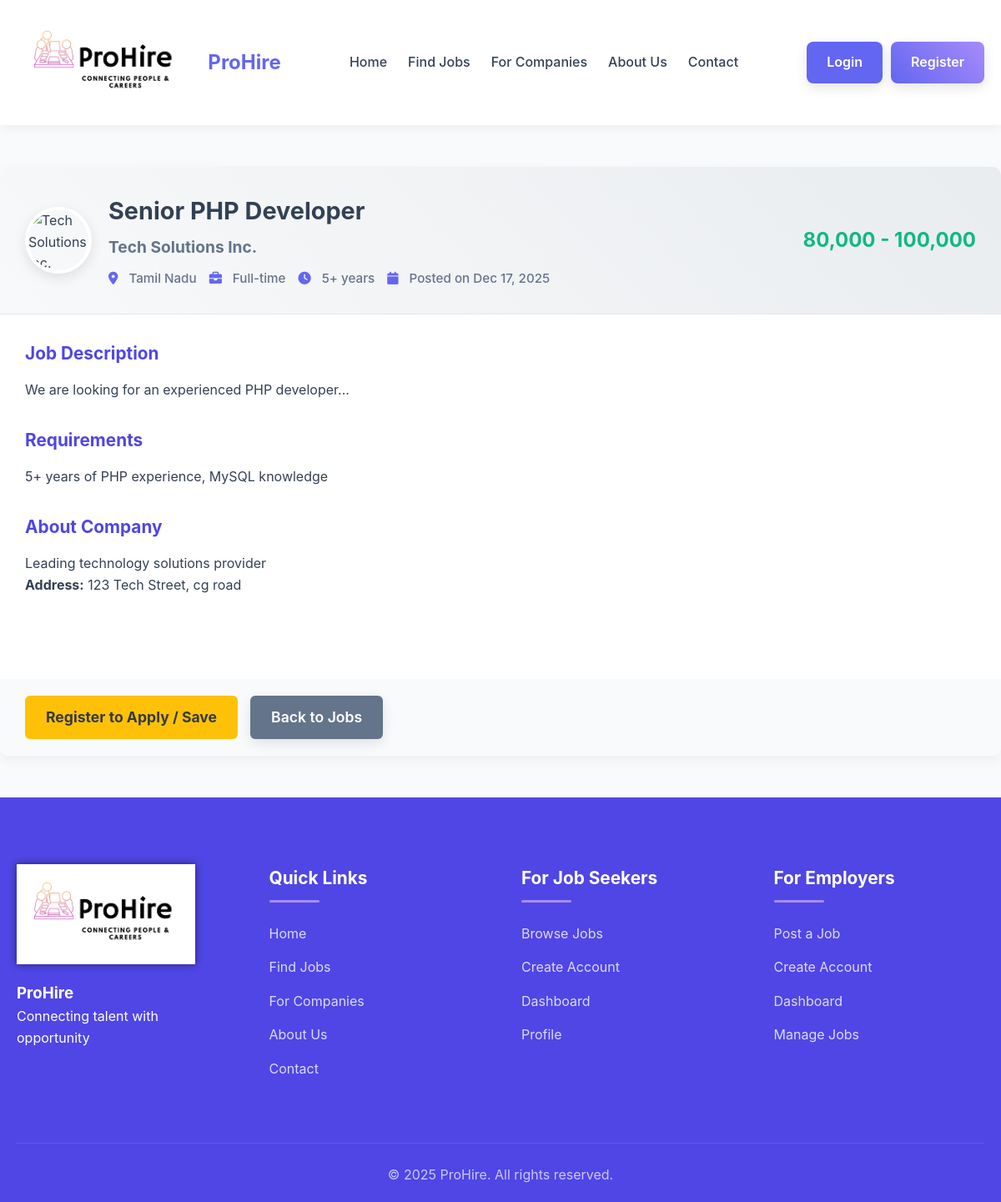
/user/job_details.php?id=1, run on the app's committed database.
### tables this page shows
CREATE TABLE jobs (
    id INT(11) AUTO_INCREMENT PRIMARY KEY,
    company_id INT(11) NOT NULL,
    job_title VARCHAR(100) NOT NULL,
    description TEXT NOT NULL,
    requirements TEXT,
    salary VARCHAR(100),
    location VARCHAR(100),
    job_type VARCHAR(50),
    experience_required VARCHAR(50),
    posted_on TIMESTAMP DEFAULT CURRENT_TIMESTAMP,
    deadline DATE,
    FOREIGN KEY (company_id) REFERENCES companies(id)
);

CREATE TABLE companies (
    id INT(11) AUTO_INCREMENT PRIMARY KEY,
    company_name VARCHAR(100) NOT NULL,
    email VARCHAR(100) NOT NULL UNIQUE,
    password VARCHAR(255) NOT NULL,
    phone VARCHAR(20),
    address TEXT,
    industry VARCHAR(100),
    description TEXT,
    logo_path VARCHAR(255),
    created_at TIMESTAMP DEFAULT CURRENT_TIMESTAMP
);

### user/job_details.php (the view, shortened to what this page needs)
<?php
require_once '../includes/config.php';
$is_registered_user = isset($_SESSION['user_id']);
$job_id = isset($_GET['id']) ? (int)$_GET['id'] : 0;
$query = "SELECT j.*, c.company_name, c.description as company_description, c.logo_path, c.address
          FROM jobs j
          JOIN companies c ON j.company_id = c.id
          WHERE j.id = $job_id";
$result = mysqli_query($conn, $query);
$job = mysqli_fetch_assoc($result);
$already_applied = false;
$application_status = null;
$is_saved = false;
include_once '../includes/header.php';
?>
<div class="container" style="padding: 50px 0;">
    <div class="job-details">
        <div class="job-header">
            <img src="<?php echo !empty($job['logo_path']) ? BASE_URL . $job['logo_path'] : BASE_URL . 'assets/images/company-placeholder.png'; ?>" alt="<?php echo $job['company_name']; ?>" class="company-logo">
            <div class="job-info">
                <h1><?php echo $job['job_title']; ?></h1>
                <h2><?php echo $job['company_name']; ?></h2>
                <div class="job-meta">
                    <span><i class="fas fa-map-marker-alt"></i> <?php echo $job['location']; ?></span>
                    <span><i class="fas fa-briefcase"></i> <?php echo $job['job_type']; ?></span>
                    <span><i class="fas fa-clock"></i> <?php echo $job['experience_required']; ?></span>
                    <span><i class="fas fa-calendar"></i> Posted on <?php echo date('M d, Y', strtotime($job['posted_on'])); ?></span>
                </div>
            </div>
            <?php if ($already_applied && $application_status): ?>
            <div class="job-salary" style="display: flex; flex-direction: column; align-items: flex-end; justify-content: center; gap: 5px;">
                <h4 style="font-size: 0.9rem; color: #64748b; margin-bottom: 5px;">Application Status:</h4>
                <span style="font-size: 1.2rem; padding: 8px 15px; border-radius: 5px; font-weight: bold; border: 1px solid; <?php echo get_status_styles($application_status); ?>">
                    <?php echo htmlspecialchars($application_status); ?>
                </span>
            </div>
            <?php else: ?>
            <div class="job-salary">
                <h3><?php echo $job['salary']; ?></h3>
            </div>
            <?php endif; ?>
            </div>
        <div class="job-content">
            <div class="job-description">
                <h3>Job Description</h3>
                <p><?php echo nl2br($job['description']); ?></p>
            </div>
            <div class="job-requirements">
                <h3>Requirements</h3>
                <p><?php echo nl2br($job['requirements']); ?></p>
            </div>
            <div class="company-info">
                <h3>About Company</h3>
                <p><?php echo nl2br($job['company_description']); ?></p>
                <p><strong>Address:</strong> <?php echo $job['address']; ?></p>
            </div>
        </div>
        <div class="job-actions" style="padding: 20px 30px; background: #f8fafc; display: flex; gap: 15px; align-items: center;">
            <?php if ($is_registered_user): ?>
                <?php if ($already_applied): ?>
                    <span style="background-color: #6c757d; color: white; padding: 12px 25px; border-radius: 6px; font-size: 1.1em; font-weight: bold; display: inline-block;">
                        Applied <i class="fas fa-check"></i>
                    </span>
                <?php else: ?>
                    <a href="apply_job.php?id=<?php echo $job_id; ?>"
                        style="background-color: #28a745; color: white; padding: 12px 25px; border-radius: 6px; text-decoration: none; font-size: 1.1em; font-weight: bold; transition: background-color 0.3s;">
                        Apply Now
                    </a>
                <?php endif; ?>
                <?php if ($is_saved): ?>
                    <span style="background-color: #ffc107; color: #343a40; padding: 12px 25px; border-radius: 6px; font-size: 1.1em; font-weight: bold; display: inline-block;">
                        <i class="fas fa-bookmark"></i> Saved
                    </span>
                    <a href="unsave_job.php?id=<?php echo $job_id; ?>"
                        style="background-color: #dc3545; color: white; padding: 12px 25px; border-radius: 6px; text-decoration: none; font-size: 1.1em; transition: background-color 0.3s;">
                        Remove
                    </a>
                <?php else: ?>
                    <a href="save_job.php?id=<?php echo $job_id; ?>"
                        style="background-color: #007bff; color: white; padding: 12px 25px; border-radius: 6px; text-decoration: none; font-size: 1.1em; font-weight: bold; transition: background-color 0.3s;">
                        <i class="fas fa-bookmark"></i> Save Job
                    </a>
                <?php endif; ?>
            <?php else: ?>
                <a href="../register.php"
                    style="background-color: #ffc107; color: #343a40; padding: 12px 25px; border-radius: 6px; text-decoration: none; font-size: 1.1em; font-weight: bold; transition: background-color 0.3s;">
                    Register to Apply / Save
                </a>
            <?php endif; ?>
            <a href="search_jobs.php" class="btn" style="padding: 12px 25px; border-radius: 6px; text-decoration: none; font-size: 1.1em; background-color: #64748b; color: white;">Back to Jobs</a>
        </div>
    </div>
</div>
<?php include_once '../includes/footer.php'; ?>

### assets/css/style.css (style rules this page uses)
:root { --primary-color: #6366f1; --primary-light: #818cf8; --primary-dark: #4f46e5; --secondary-color: #a78bfa; --text-color: #334155; --light-bg: #f8fafc; --white: #ffffff; --gray: #e2e8f0; --dark-gray: #64748b; --success: #10b981; --warning: #f59e0b; --danger: #ef4444; --shadow-light: 0 4px 12px rgba(0, 0, 0, 0.05); --shadow-medium: 0 10px 30px rgba(0, 0, 0, 0.1); --shadow-deep: 0 15px 40px rgba(0, 0, 0, 0.15); }
* { margin: 0; padding: 0; box-sizing: border-box; }
body { font-family: 'Inter', 'Segoe UI', Tahoma, Geneva, Verdana, sans-serif; line-height: 1.6; color: var(--text-color); background-color: var(--light-bg); min-height: 100vh; }
.container { width: 100%; max-width: 1200px; margin: 0 auto; padding: 0 20px; }
a, .btn, .stat-card, .job-card, .feature-card, .form-control { transition: all 0.3s cubic-bezier(0.25, 0.8, 0.25, 1); }
a { text-decoration: none; color: var(--primary-color); position: relative; }
a::after { content: ''; position: absolute; bottom: 0; left: 0; width: 0; height: 2px; background: var(--primary-color); }
.btn { display: inline-block; padding: 12px 24px; background: var(--primary-color); color: var(--white); border: none; border-radius: 8px; cursor: pointer; font-size: 16px; font-weight: 600; text-align: center; position: relative; overflow: hidden; box-shadow: 0 5px 15px rgba(0, 0, 0, 0.1); z-index: 1; }
.btn:before { content: ''; position: absolute; top: 0; left: -100%; width: 100%; height: 100%; background: rgba(255, 255, 255, 0.2); z-index: -1; }
.company-logo { width: 80px; height: 80px; border-radius: 50%; object-fit: cover; float: left; margin-right: 20px; border: 4px solid var(--white); box-shadow: 0 5px 15px rgba(0, 0, 0, 0.1); }
.job-meta { display: flex; flex-wrap: wrap; gap: 15px; color: var(--dark-gray); font-size: 0.95rem; }
.job-meta span { display: flex; align-items: center; gap: 5px; }
.job-description { margin-bottom: 15px; display: -webkit-box; -webkit-line-clamp: 3; -webkit-box-orient: vertical; overflow: hidden; line-height: 1.6; color: var(--text-color); }
.job-salary { font-weight: bold; color: var(--success); font-size: 1.2rem; }
.job-header { display: flex; justify-content: space-between; align-items: center; padding: 40px; background: linear-gradient(45deg, #f8f9fa, #e9ecef); border-bottom: 1px solid var(--gray); }
.job-meta { display: flex; flex-wrap: wrap; gap: 25px; }
.job-meta span { display: flex; align-items: center; color: var(--dark-gray); font-weight: 500; }
.job-meta i { margin-right: 8px; color: var(--primary-color); }
.job-description, .company-info { margin-bottom: 35px; }
.job-actions { margin-top: 40px; display: flex; gap: 20px; }

### user/job_details.php (style rules this page uses)
.job-details { background: #fff; border-radius: 10px; box-shadow: 0 5px 15px rgba(0, 0, 0, 0.05); overflow: hidden; }
.job-header { display: flex; padding: 30px; border-bottom: 1px solid #e2e8f0; align-items: center; }
.company-logo { width: 80px; height: 80px; border-radius: 50%; object-fit: cover; margin-right: 20px; }
.job-info { flex: 1; }
.job-info h1 { font-size: 1.8rem; margin-bottom: 5px; color: #334155; }
.job-info h2 { font-size: 1.2rem; color: #64748b; margin-bottom: 10px; }
.job-meta { display: flex; flex-wrap: wrap; gap: 15px; }
.job-meta span { display: flex; align-items: center; gap: 5px; color: #64748b; }
.job-salary { text-align: right; }
.job-salary h3 { font-size: 1.5rem; color: #10b981; }
.job-content { padding: 30px; }
.job-description, .job-requirements, .company-info { margin-bottom: 30px; }
.job-description h3, .job-requirements h3, .company-info h3 { font-size: 1.3rem; margin-bottom: 15px; color: #4f46e5; }
.job-actions { padding: 20px 30px; background: #f8fafc; display: flex; gap: 15px; }

### data on the page
jobs: job_title "Senior PHP Developer", company.company_name "Tech Solutions Inc.", location "Tamil Nadu", job_type "Full-time", experience_required "5+ years", posted_on "Dec 17, 2025", salary "80,000 - 100,000", description "We are looking for an experienced PHP developer...", requirements "5+ years of PHP experience, MySQL knowledge", company.description "Leading technology solutions provider", company.address "123 Tech Street, cg road"
